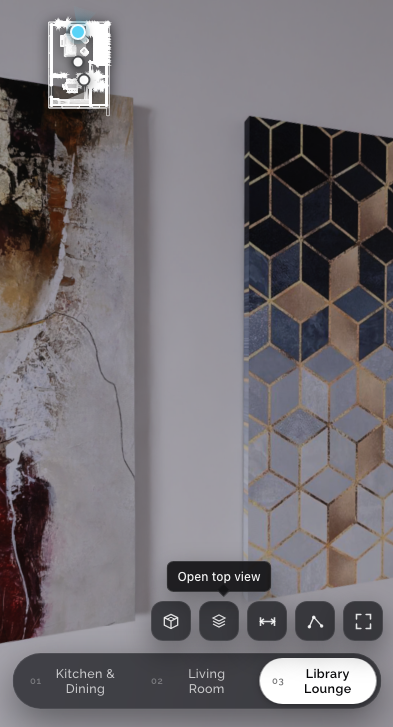
#> input picture tests/e2e/mobile.spec.ts-snapshots/mobile-chromium/mobile-lounge.png, 393 x 727 px, given in place of living_1k.jpg, which was not available
$ python build_italian_flat_sofa_layer_prototype.py --tour-dir ../../tests/e2e/mobile.spec.ts-snapshots/mobile-chromium
#> lines starting #> are read from the running program, lines starting #| are printed output that depends on the picture; after the words box and inside, x2 and y2 are one past the last pixel; in counts of white or black regions, pixels touching at a corner belong together
"""Generate synthetic Italian Flat sofa layers for the runtime-layer prototype.

These files are deliberately not production renders. They recolor broad areas
of the checked-in 1K panoramas; the runtime clips them to the `int_sofa` proxy
mesh. Replace them with transparent Blender renders using the same filenames to
evaluate final visual quality without changing application or engine code.
"""

from __future__ import annotations

import argparse
from pathlib import Path

from PIL import Image, ImageDraw, ImageFilter, ImageOps


MASKS = {
    # Broad masks are intentional. Only int_sofa receives this image at runtime,
    # so opaque pixels outside the sofa never reach the framebuffer.
    "living": [(250, 245), (705, 245), (705, 510), (235, 510)],
    "lounge": [(0, 260), (275, 260), (275, 512), (0, 512)],
}


def build_layer(source: Path, output: Path, polygon: list[tuple[int, int]]) -> None:
    panorama = Image.open(source).convert("RGB")
#> panorama is the input picture: PIL image 393x727 RGB; mean R, G, B 115.7, 111.4, 115.9
    grayscale = ImageOps.grayscale(panorama)
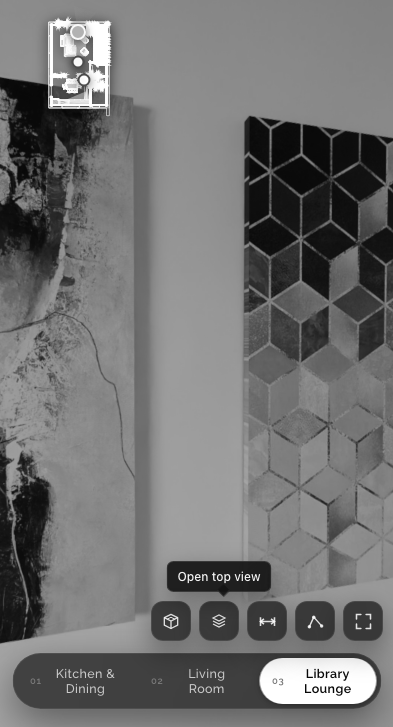
#> grayscale: PIL image 393x727 L; min 7, max 255, mean 113.2
    # Preserve the rendered luminance/detail while replacing the neutral sofa
    # hue with a visibly different warm terracotta finish.
    recolored = ImageOps.colorize(grayscale, black=(24, 7, 4), white=(255, 184, 132))
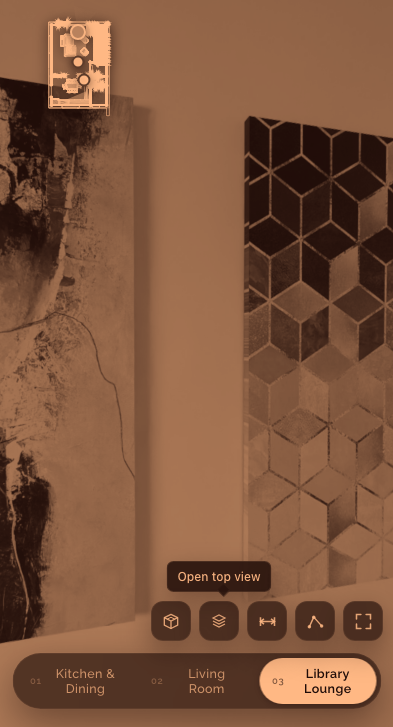
#> recolored: PIL image 393x727 RGB; mean R, G, B 126.1, 85.1, 60.4

    alpha = Image.new("L", panorama.size, 0)
#> alpha: PIL image 393x727 L; every value is 0
    ImageDraw.Draw(alpha).polygon(polygon, fill=255)
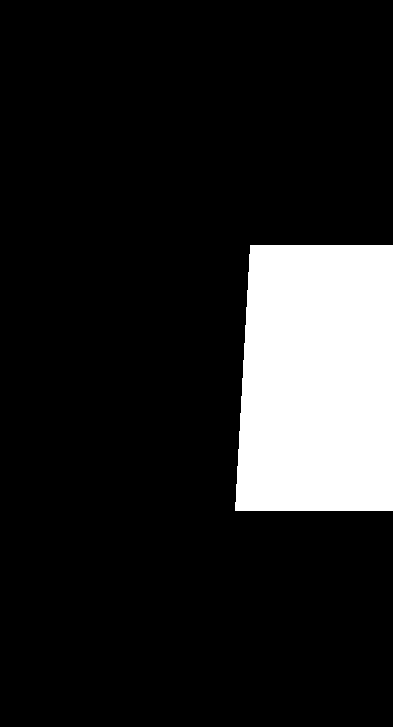
#> alpha: PIL image 393x727 L; 14% white; 1 white region, box (x1, y1, x2, y2) and area: (235, 245, 393, 511) 40033
    alpha = alpha.filter(ImageFilter.GaussianBlur(radius=2))

    layer = recolored.convert("RGBA")
    layer.putalpha(alpha)
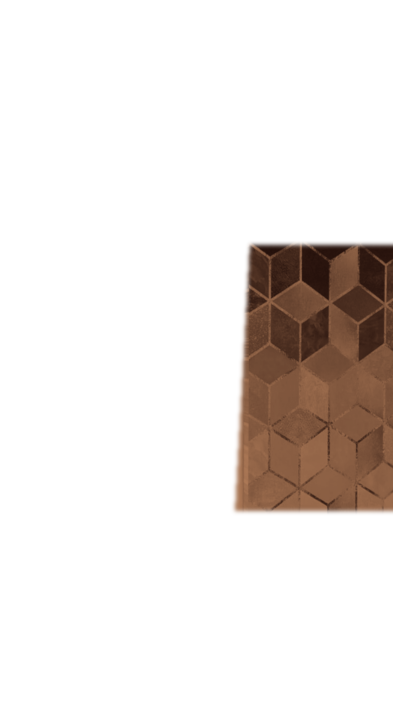
#> layer: PIL image 393x727 RGBA; mean R, G, B, A 126.1, 85.1, 60.4, 35.7; transparent parts drawn white
    output.parent.mkdir(parents=True, exist_ok=True)
    layer.save(output, optimize=True)


def main() -> None:
    parser = argparse.ArgumentParser()
    parser.add_argument("--tour-dir", required=True)
    args = parser.parse_args()
    tour_dir = Path(args.tour_dir).resolve()

    for node_id, polygon in MASKS.items():
        build_layer(
            tour_dir / "pano" / f"{node_id}_1k.jpg",
            tour_dir / "layers" / "sofa" / "terracotta" / f"{node_id}_1k.png",
            polygon,
        )


if __name__ == "__main__":
    main()
